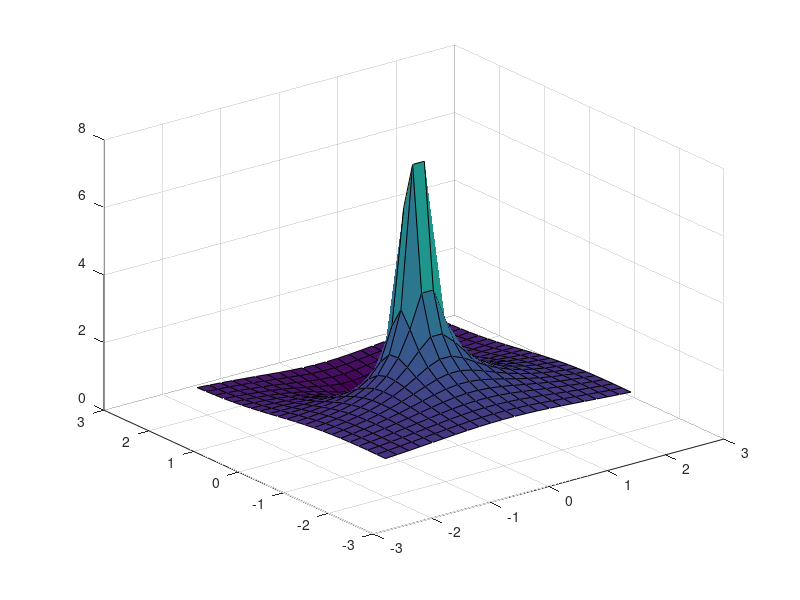

This figure's MATLAB source:
close all
clear all

step = 0.2 ; 
reali = [-2.1 : step : 2.1] ; 
immag = [-2.1 : step : 2.1];
Z = zeros(length(immag), length(reali));
for (x=1:length(reali))
	for (y=1:length(immag))
		Z (x, y) = reali(x) + i*immag(y) ;  #creiamo la x, y, campionati
	end
end
a1 = 1;
H=1-a1*(1./Z);
surf (reali, immag, abs(H));
